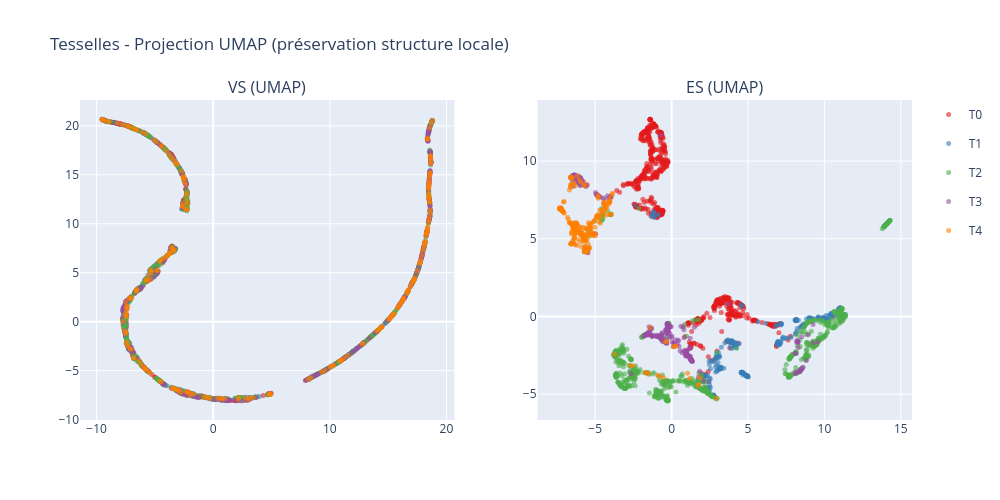

Notebook cell for this chart:
### Markdown cell above
### Visualisation UMAP (préservation structure locale)

UMAP est une méthode de réduction de dimension qui préserve bien la structure locale des données.

### Code cell
import umap

print("Calcul UMAP (peut prendre quelques secondes)...")

# UMAP pour VS et ES
umap_model_vs = umap.UMAP(n_components=2, n_neighbors=15, min_dist=0.1, random_state=42)
umap_model_es = umap.UMAP(n_components=2, n_neighbors=15, min_dist=0.1, random_state=42)

umap_vs = umap_model_vs.fit_transform(X_vs)
umap_es = umap_model_es.fit_transform(X_es)

# DataFrame pour plotly
df_umap = pd.DataFrame({
    'VS_U1': umap_vs[:, 0],
    'VS_U2': umap_vs[:, 1],
    'ES_U1': umap_es[:, 0],
    'ES_U2': umap_es[:, 1],
    'Tesselle': tessellation_result.labels.astype(str),
    'Prix': y
})
df_umap.loc[df_umap['Tesselle'] == '-1', 'Tesselle'] = 'Bruit'

# Figure UMAP
fig_umap = make_subplots(
    rows=1, cols=2,
    subplot_titles=['VS (UMAP)', 'ES (UMAP)']
)

colors = px.colors.qualitative.Set1
tesselles = sorted(df_umap['Tesselle'].unique())

for i, tesselle in enumerate(tesselles):
    mask = df_umap['Tesselle'] == tesselle
    color = 'lightgray' if tesselle == 'Bruit' else colors[i % len(colors)]
    
    fig_umap.add_trace(
        go.Scatter(
            x=df_umap.loc[mask, 'VS_U1'],
            y=df_umap.loc[mask, 'VS_U2'],
            mode='markers',
            marker=dict(size=5, color=color, opacity=0.6),
            name=f'T{tesselle}',
            legendgroup=tesselle,
            showlegend=True
        ),
        row=1, col=1
    )
    
    fig_umap.add_trace(
        go.Scatter(
            x=df_umap.loc[mask, 'ES_U1'],
            y=df_umap.loc[mask, 'ES_U2'],
            mode='markers',
            marker=dict(size=5, color=color, opacity=0.6),
            name=f'T{tesselle}',
            legendgroup=tesselle,
            showlegend=False
        ),
        row=1, col=2
    )

fig_umap.update_layout(
    title='Tesselles - Projection UMAP (préservation structure locale)',
    height=500,
    width=1000
)
fig_umap.show()
print("✓ UMAP terminé")

### Figure 1 — Plotly figure (JSON) as saved in the notebook; plotly's stock layout.template omitted (floating-point values rounded to 4 significant figures; data arrays with more than 128 entries replaced by an {"elided": "..."} marker saying what was removed)
{"data": [{"legendgroup": "0", "marker": {"color": "rgb(228,26,28)", "opacity": 0.6, "size": 5}, "mode": "markers", "name": "T0", "showlegend": true, "type": "scatter", "x": {"elided": "600 float values"}, "xaxis": "x", "y": {"elided": "600 float values"}, "yaxis": "y"}, {"legendgroup": "0", "marker": {"color": "rgb(228,26,28)", "opacity": 0.6, "size": 5}, "mode": "markers", "name": "T0", "showlegend": false, "type": "scatter", "x": {"elided": "600 float values"}, "xaxis": "x2", "y": {"elided": "600 float values"}, "yaxis": "y2"}, {"legendgroup": "1", "marker": {"color": "rgb(55,126,184)", "opacity": 0.6, "size": 5}, "mode": "markers", "name": "T1", "showlegend": true, "type": "scatter", "x": {"elided": "258 float values"}, "xaxis": "x", "y": {"elided": "258 float values"}, "yaxis": "y"}, {"legendgroup": "1", "marker": {"color": "rgb(55,126,184)", "opacity": 0.6, "size": 5}, "mode": "markers", "name": "T1", "showlegend": false, "type": "scatter", "x": {"elided": "258 float values"}, "xaxis": "x2", "y": {"elided": "258 float values"}, "yaxis": "y2"}, {"legendgroup": "2", "marker": {"color": "rgb(77,175,74)", "opacity": 0.6, "size": 5}, "mode": "markers", "name": "T2", "showlegend": true, "type": "scatter", "x": {"elided": "643 float values"}, "xaxis": "x", "y": {"elided": "643 float values"}, "yaxis": "y"}, {"legendgroup": "2", "marker": {"color": "rgb(77,175,74)", "opacity": 0.6, "size": 5}, "mode": "markers", "name": "T2", "showlegend": false, "type": "scatter", "x": {"elided": "643 float values"}, "xaxis": "x2", "y": {"elided": "643 float values"}, "yaxis": "y2"}, {"legendgroup": "3", "marker": {"color": "rgb(152,78,163)", "opacity": 0.6, "size": 5}, "mode": "markers", "name": "T3", "showlegend": true, "type": "scatter", "x": {"elided": "243 float values"}, "xaxis": "x", "y": {"elided": "243 float values"}, "yaxis": "y"}, {"legendgroup": "3", "marker": {"color": "rgb(152,78,163)", "opacity": 0.6, "size": 5}, "mode": "markers", "name": "T3", "showlegend": false, "type": "scatter", "x": {"elided": "243 float values"}, "xaxis": "x2", "y": {"elided": "243 float values"}, "yaxis": "y2"}, {"legendgroup": "4", "marker": {"color": "rgb(255,127,0)", "opacity": 0.6, "size": 5}, "mode": "markers", "name": "T4", "showlegend": true, "type": "scatter", "x": {"elided": "256 float values"}, "xaxis": "x", "y": {"elided": "256 float values"}, "yaxis": "y"}, {"legendgroup": "4", "marker": {"color": "rgb(255,127,0)", "opacity": 0.6, "size": 5}, "mode": "markers", "name": "T4", "showlegend": false, "type": "scatter", "x": {"elided": "256 float values"}, "xaxis": "x2", "y": {"elided": "256 float values"}, "yaxis": "y2"}], "layout": {"annotations": [{"font": {"size": 16}, "showarrow": false, "text": "VS (UMAP)", "x": 0.225, "xanchor": "center", "xref": "paper", "y": 1, "yanchor": "bottom", "yref": "paper"}, {"font": {"size": 16}, "showarrow": false, "text": "ES (UMAP)", "x": 0.775, "xanchor": "center", "xref": "paper", "y": 1, "yanchor": "bottom", "yref": "paper"}], "height": 500, "title": {"text": "Tesselles - Projection UMAP (préservation structure locale)"}, "width": 1000, "xaxis": {"anchor": "y", "domain": [0, 0.45]}, "xaxis2": {"anchor": "y2", "domain": [0.55, 1]}, "yaxis": {"anchor": "x", "domain": [0, 1]}, "yaxis2": {"anchor": "x2", "domain": [0, 1]}}}
